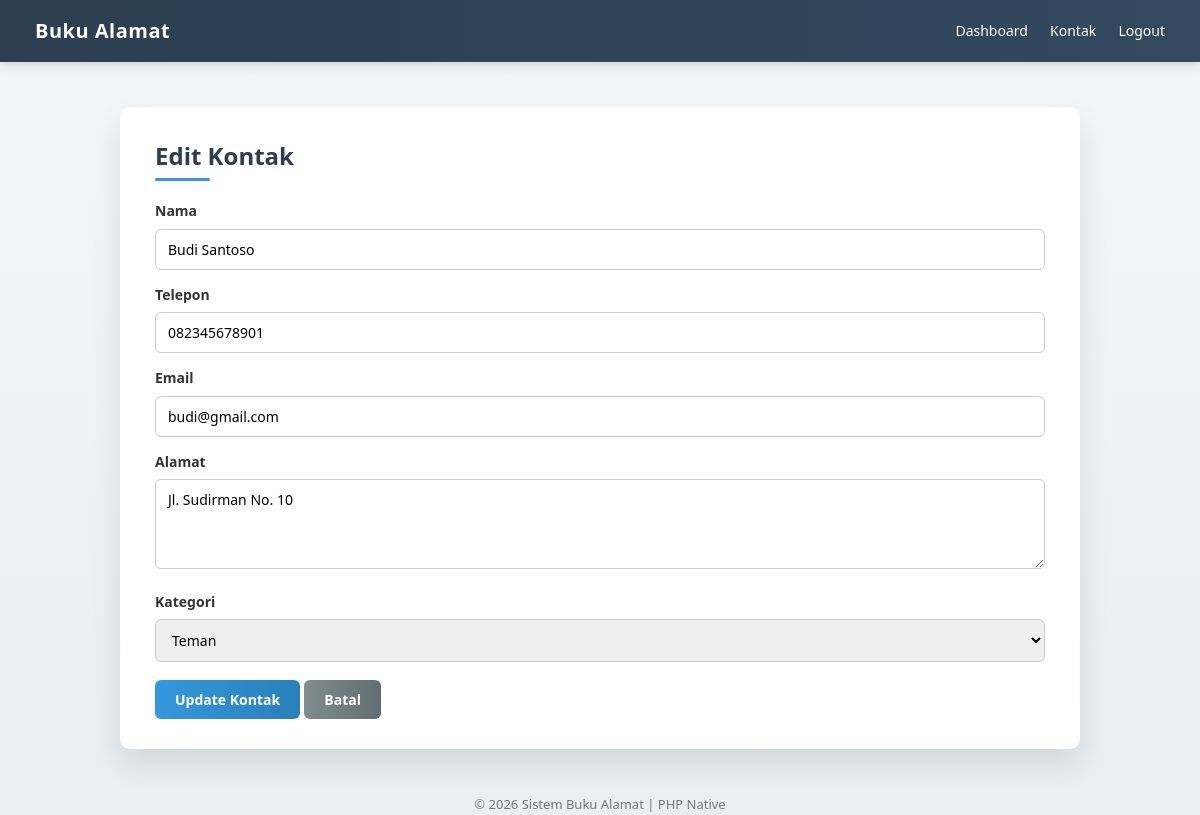
Page /contacts/edit.php?id=3 (signed in) on the committed database.
### tables this page shows
CREATE TABLE contacts (
    id INT AUTO_INCREMENT PRIMARY KEY,
    user_id INT NOT NULL,
    name VARCHAR(100) NOT NULL,
    phone VARCHAR(20),
    email VARCHAR(100),
    address TEXT,
    category ENUM('Keluarga','Teman','Kerja','Lainnya') DEFAULT 'Lainnya',
    created_at TIMESTAMP DEFAULT CURRENT_TIMESTAMP,
    FOREIGN KEY (user_id) REFERENCES users(id) ON DELETE CASCADE
);

### contacts/edit.php (the view, shortened to what this page needs)
<?php
require_once __DIR__ . '/../config/database.php';
$baseUrl =
    (isset($_SERVER['HTTPS']) && $_SERVER['HTTPS'] === 'on' ? 'https' : 'http')
    . '://' . $_SERVER['HTTP_HOST']
    . dirname(dirname($_SERVER['SCRIPT_NAME']));
$id = $_GET['id'] ?? null;
$sql = "
    SELECT id, name, phone, email, address, category
    FROM contacts
    WHERE id = :id AND user_id = :user_id
";
$stmt = $pdo->prepare($sql);
$stmt->execute([
    ':id' => $id,
    ':user_id' => $_SESSION['user_id']
]);
$contact = $stmt->fetch(PDO::FETCH_ASSOC);
$name     = $contact['name'];
$phone    = $contact['phone'];
$email    = $contact['email'];
$address  = $contact['address'];
$category = $contact['category'];
?>
<!DOCTYPE html>
<html lang="id">
<head>
    <link rel="stylesheet" href="../assets/style.css">
</head>
<body>
<div class="navbar">
    <div class="brand">Buku Alamat</div>
    <div class="nav-link">
        <a href="<?= $baseUrl ?>/dashboard.php">Dashboard</a>
        <a href="<?= $baseUrl ?>/contacts/index.php">Kontak</a>
        <a href="<?= $baseUrl ?>/auth/logout.php">Logout</a>
    </div>
</div>
<div class="container">
    <h2>Edit Kontak</h2>
    <form method="post">
        <label>Nama</label>
        <input type="text" name="name" value="<?= htmlspecialchars($name); ?>" required>
        <label>Telepon</label>
        <input type="text" name="phone" value="<?= htmlspecialchars($phone); ?>" required>
        <label>Email</label>
        <input type="email" name="email" value="<?= htmlspecialchars($email); ?>">
        <label>Alamat</label>
        <textarea name="address"><?= htmlspecialchars($address); ?></textarea>
        <label>Kategori</label>
        <select name="category">
            <option value="Teman" <?= $category=='Teman'?'selected':''; ?>>Teman</option>
        </select>
        <button type="submit">Update Kontak</button>
        <a href="index.php" class="btn btn-secondary">Batal</a>
    </form>
</div>
<div class="footer">
    &copy; <?= date('Y'); ?> Sistem Buku Alamat | PHP Native
</div>
</body>
</html>

### assets/style.css (style rules this page uses)
* { margin: 0; padding: 0; box-sizing: border-box; font-family: 'Segoe UI', Arial, Helvetica, sans-serif; }
body { background: linear-gradient(180deg, #f4f6f8, #e9eef3); color: #333; line-height: 1.6; }
.navbar { background: linear-gradient(90deg, #2c3e50, #34495e); padding: 15px 35px; display: flex; justify-content: space-between; align-items: center; box-shadow: 0 3px 10px rgba(0,0,0,0.15); }
.navbar .brand { color: #ffffff; font-size: 20px; font-weight: bold; letter-spacing: 0.5px; }
.navbar a { color: #ffffff; margin-left: 18px; text-decoration: none; font-size: 14px; position: relative; padding-bottom: 4px; }
.navbar a::after { content: ""; position: absolute; width: 0; height: 2px; bottom: 0; left: 0; background-color: #1abc9c; transition: width 0.3s ease; }
.container { width: 80%; max-width: 1000px; margin: 45px auto; background-color: #ffffff; padding: 30px 35px; border-radius: 10px; box-shadow: 0 15px 30px rgba(0,0,0,0.1); }
h1, h2, h3 { margin-bottom: 18px; color: #2c3e50; position: relative; }
h2::after { content: ""; width: 55px; height: 3px; background-color: #3498db; position: absolute; bottom: -6px; left: 0; border-radius: 3px; }
a { color: #3498db; text-decoration: none; }
form { margin-top: 25px; }
form label { display: block; margin-top: 14px; font-weight: 600; font-size: 14px; }
form input, form select, form textarea { width: 100%; padding: 10px 12px; margin-top: 6px; border-radius: 6px; border: 1px solid #ccc; font-size: 14px; transition: all 0.2s ease; }
form textarea { resize: vertical; min-height: 90px; }
button, .btn { margin-top: 18px; padding: 10px 20px; background: linear-gradient(90deg, #3498db, #2980b9); border: none; color: #ffffff; cursor: pointer; border-radius: 6px; font-size: 14px; font-weight: 600; transition: all 0.25s ease; }
.btn-secondary { background: linear-gradient(90deg, #7f8c8d, #636e72); }
.footer { margin-top: 45px; text-align: center; font-size: 13px; color: #777; }

### rows in the picture
contacts: name "Budi Santoso", phone "082345678901", email "budi@gmail.com", address "Jl. Sudirman No. 10", category "Teman"
